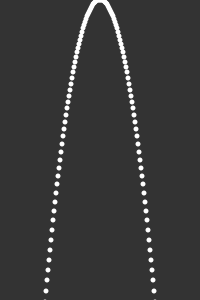
Frame 1 (no input)
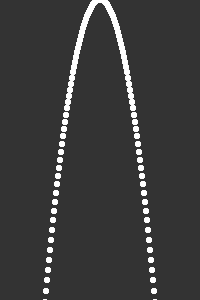
Frame 60 (the mouse pressed at the canvas centre just before this capture)
Frame 120 (the mouse held since frame 60 and released just before this capture): identical to frame 60, image omitted

The Processing sketch that drew these frames (run headless with seeded random() and noise(); from frame 60 on, the mouse is pressed at the canvas centre):

// Processing sketch: processing_108442
// ── processing_108442.pde

float x=0; float y=0; int valor = 100;
void setup()
{
  noStroke();
  size(200, 300);
  background(51);
}
void draw(){
  
 
  funcionCuadratica();
}
void funcionCuadratica(){
  for(int x =-valor; x < valor; x++){ 
  
    y=(x*x)/10;
  
  fill(255);
  ellipse(x+100, y, 5, 5);
  }
}
